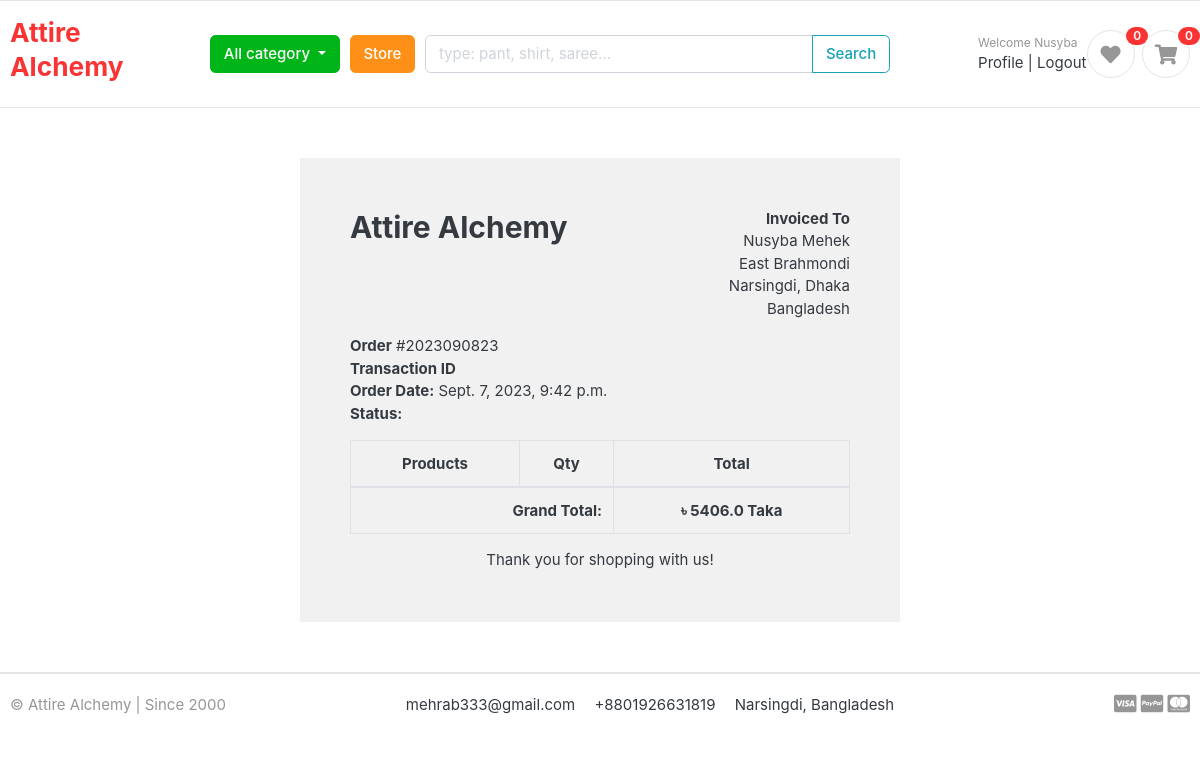
Screenshot of /account/order_detail/2023090823/ (signed in) with the database file from the repository.
### accounts/models.py (models this page shows, shortened)
class Account(AbstractBaseUser):
    first_name = models.CharField(max_length=50)
    last_name = models.CharField(max_length=50)
    username = models.CharField(max_length=50, unique=True)
    email = models.EmailField(max_length=100, unique=True)
    phone_number = models.CharField(max_length=50)
    date_joined = models.DateTimeField(auto_now_add=True)
    last_login = models.DateTimeField(auto_now=True)
    is_admin = models.BooleanField(default=False)
    is_staff = models.BooleanField(default=False)
    is_active = models.BooleanField(default=False)
    is_superadmin = models.BooleanField(default=False)
    USERNAME_FIELD = 'email'
    REQUIRED_FIELDS = ['username', 'first_name', 'last_name']
    objects = MyAccountManager()

### orders/models.py (models this page shows, shortened)
class Order(models.Model):
    STATUS = (
        ('New', 'New'),
        ('Accepted', 'Accepted'),
        ('Completed', 'Completed'),
        ('Cancelled', 'Cancelled'),
    )
    user = models.ForeignKey(Account, on_delete=models.SET_NULL, null=True)
    payment = models.ForeignKey(Payment, on_delete=models.SET_NULL, blank=True, null=True)
    order_number = models.CharField(max_length=20)
    first_name = models.CharField(max_length=50)
    last_name = models.CharField(max_length=50)
    phone = models.CharField(max_length=15)
    email = models.EmailField(max_length=50)
    address_line_1 = models.CharField(max_length=50)
    address_line_2 = models.CharField(max_length=50, blank=True)
    country = models.CharField(max_length=50)
    state = models.CharField(max_length=50)
    city = models.CharField(max_length=50)
    order_note = models.CharField(max_length=100, blank=True)
    order_total = models.FloatField()
    tax = models.FloatField()
    status = models.CharField(max_length=10, choices=STATUS, default='New')
    ip = models.CharField(blank=True, max_length=20)
    is_ordered = models.BooleanField(default=False)
    created_at = models.DateTimeField(auto_now_add=True)
    updated_at = models.DateTimeField(auto_now=True)
    def full_name(self):
        return f'{self.first_name} {self.last_name}'
    def full_address(self):
        return f'{self.address_line_1} {self.address_line_2}'

### accounts/views.py (the view)
@login_required(login_url='login')
def order_detail(request, order_id):
    order_detail = OrderProduct.objects.filter(order__order_number=order_id)
    order = Order.objects.get(order_number=order_id)
    subtotal = 0
    for i in order_detail:
        subtotal += i.product_price * i.quantity
    context = {
        'order_detail': order_detail,
        'order': order,
        'subtotal': subtotal,
    }
    return render(request, 'accounts/order_detail.html', context)

### cart/context_processors.py (called while the page is built)
def counter(request):
    cart_count = 0
    if 'admin' in request.path:
        return {}
    else:
        try:
            cart = Cart.objects.filter(cart_id=_cart_id(request))
            if request.user.is_authenticated:
                cart_items = CartItem.objects.all().filter(user=request.user)
            else:
                cart_items = CartItem.objects.all().filter(cart=cart[:1])
            for cart_item in cart_items:
                cart_count += cart_item.quantity
        except Cart.DoesNotExist:
            cart_count = 0
    return dict(cart_count=cart_count)

### cart/views.py (called while the page is built)
def _cart_id(request):
    cart = request.session.session_key
    if not cart:
        cart = request.session.create()
    return cart

### category/context_processors.py (called while the page is built)
def menu_links(request):
    links = Category.objects.all()
    return dict(links=links)

### category/models.py (called while the page is built)
    def get_url(self):
        return reverse('products_by_category', args=[self.slug])

### wishlist/context_processors.py (called while the page is built)
def wishlist_counter(request):
    wishlist_count = 0
    if 'admin' in request.path:
        return {}
    else:
        wishlist_id = request.session.get('wishlist_id')
        if isinstance(wishlist_id, int):  # Check if wishlist_id is an integer
            try:
                wishlist_items = WishlistItem.objects.filter(wishlist_id=wishlist_id)
                for wishlist_item in wishlist_items:
                    wishlist_count += 1
            except WishlistItem.DoesNotExist:
                wishlist_count = 0
        else:
            wishlist_count = 0
    return dict(wishlist_count=wishlist_count)

### accounts/templates/accounts/order_detail.html (shortened to what this page needs)
{% extends 'base.html' %}
{% load static %}
{% block content %}
<div class="container" style="margin: 0 auto;width: 50%;padding: 50px;background: #f1f1f1;margin-top: 50px;margin-bottom: 50px;">
    <div class="row invoice row-printable">
        <div class="col-md-12">
            <div class="panel panel-default plain" id="dash_0">
                <div class="panel-body p30">
                    <div class="row">
                        <div class="col-lg-6">
                            <div class="invoice-logo"><h2>Attire Alchemy</h2></div>
                        </div>
                        <div class="col-lg-6">
                            <div class="invoice-from">
                                <ul class="list-unstyled text-right">
                                    <li><strong>Invoiced To</strong></li>
                                    <li>{{order.full_name}}</li>
                                    <li>{{order.full_address}}</li>
                                    <li>{{order.city}}, {{order.state}}</li>
                                    <li>{{order.country}}</li>
                                </ul>
                            </div>
                        </div>
                        <div class="col-lg-12">
                            <div class="invoice-details mt25">
                                <div class="well">
                                    <ul class="list-unstyled mb0">
                                        <li><strong>Order</strong> #{{order.order_number}}</li>
                                        <li><strong>Transaction ID</strong> {{order.payment.payment_id}}</li>
                                        <li><strong>Order Date:</strong> {{order.created_at}}</li>
                                        <li><strong>Status:</strong> {{order.payment.status}}</li>
                                    </ul>
                                </div>
                            </div>
                            <div class="invoice-items">
                                <div class="table-responsive" style="overflow: hidden; outline: none;" tabindex="0">
                                    <table class="table table-bordered">
                                        <thead>
                                            <tr>
                                                <th class="per70 text-center">Products</th>
                                                <th class="per5 text-center">Qty</th>
                                                <th class="per25 text-center">Total</th>
                                            </tr>
                                        </thead>
                                        <tfoot>
                                            <tr>
                                                <th colspan="2" class="text-right">Grand Total:</th>
                                                <th class="text-center">৳ {{order.order_total}} Taka</th>
                                            </tr>
                                        </tfoot>
                                    </table>
                                </div>
                            </div>
                            <div class="invoice-footer mt25">
                                <p class="text-center">Thank you for shopping with us!</p>
                            </div>
                        </div>
                    </div>
                </div>
            </div>
        </div>
    </div>
    </div>
{% endblock %}

### templates/base.html (shortened to what this page needs)
<!DOCTYPE html>
{% load static %}
<html lang="en">
  <head>
    <link
      href="{% static 'css/bootstrap.css' %}"
      rel="stylesheet"
      type="text/css"
    />
    <link
      href="{% static 'fonts/fontawesome/css/all.min.css' %}"
      type="text/css"
      rel="stylesheet"
    />
    <link href="{% static 'css/ui.css' %}" rel="stylesheet" type="text/css" />
    <link
      href="{% static 'css/responsive.css'%}"
      rel="stylesheet"
      media="only screen and (max-width: 1200px)"
    />
  </head>
  <body>
    <header class="section-header">
      <section class="header-main border-bottom">
        <div class="container">
          <div class="row align-items-center">
            <div class="col-lg-2 col-md-3 col-6">
              <a href="{% url 'home' %}" class="brand-wrap">
                <h3 class="text-danger">Attire Alchemy</h3>
              </a>
            </div>
            <div class="col-lg col-sm col-md col-6 flex-grow-0">
              <div class="category-wrap dropdown d-inline-block float-right">
                <button
                  type="button"
                  class="btn btn-success dropdown-toggle"
                  data-toggle="dropdown"
                >
                   All category
                </button>
              </div>
            </div>
            <a href="{% url 'store' %}" class="btn btn-warning"
              >Store</a
            >
            <div class="col-lg col-md-6 col-sm-12 col">
              <form action="{% url 'search' %}" method="get" class="search">
                <div class="input-group w-100">
                  <input
                    type="text"
                    class="form-control"
                    style="width: 60%"
                    placeholder="type: pant, shirt, saree..."
                    name="keyword"
                  />
                  <div class="input-group-append">
                    <button class="btn btn-outline-info" type="submit">Search</button>
                  </div>
                </div>
              </form>
            </div>
            <div class="col-lg-3 col-sm-6 col-8 order-2 order-lg-3">
              <div
                class="d-flex justify-content-end align-items-center mb-3 mb-lg-0"
              >
              <div class="widget-header">
                {% if request.user.is_authenticated %}
                <small class="title text-muted">Welcome {{ request.user.first_name }}</small>
                <div>
                    <a href="{% url 'dashboard' %}">Profile</a>
                    <span class="dark-transp"> | </span>
                    <a href="{% url 'logout' %}">Logout</a>
                </div>
                {% endif %}
            </div>
                <a href="{% url 'wishlist' %}" class="widget-header pr-1">
                  <div class="icon icon-sm rounded-circle border">
                    <i class="fa fa-heart"></i>
                  </div>
                  <span class="badge badge-pill badge-danger notify"
                    >{{wishlist_count}}</span
                  >
                </a>
                <a href="{% url 'cart' %}" class="widget-header pl-1">
                  <div class="icon icon-sm rounded-circle border">
                    <i class="fa fa-shopping-cart"></i>
                  </div>
                  <span class="badge badge-pill badge-danger notify"
                    >{{cart_count}}</span
                  >
                </a>
              </div>
            </div>
          </div>
        </div>
      </section>
    </header>
    {% block content %} {% endblock %}
    <footer class="section-footer border-top">
      <div class="container">
        <section class="footer-bottom border-top row">
          <div class="col-md-3">
            <p class="text-muted">&copy Attire Alchemy | Since 2000</p>
          </div>
          <div class="col-md-7 text-md-center">
            <span class="px-2">mehrab333@gmail.com</span>
            <span class="px-2">+8801926631819</span>
            <span class="px-2">Narsingdi, Bangladesh</span>
          </div>
          <div class="col-md-2 text-md-right text-muted">
            <i class="fab fa-lg fa-cc-visa"></i>
            <i class="fab fa-lg fa-cc-paypal"></i>
            <i class="fab fa-lg fa-cc-mastercard"></i>
          </div>
        </section>
      </div>
    </footer>
  </body>
</html>

### static/css/ui.css (style rules this page uses)
html { font-family: "Inter", sans-serif; font-size: 15px; }
.icon-xs, .icon-sm, .icon-md, .icon-lg { display: inline-block; text-align: center; flex-shrink: 0; flex-grow: 0; }
.icon-sm { width: 48px; height: 48px; line-height: 48px !important; font-size: 20px; }
p:last-child { margin-bottom: 0; }
.header-main { position: relative; padding-top: 1rem; padding-bottom: 1rem; }
.widget-header { display: inline-block; vertical-align: middle; position: relative; }
.widget-header a { color: #343a40; }
.widget-header i { color: #969696; }
.widget-header .title { display: block; }
.widget-header .notify { position: absolute; top: -3px; right: -10px; }
.footer-bottom { padding-top: 20px; padding-bottom: 20px; }
[class*=list-] li:after { visibility: hidden; display: block; content: ""; overflow: hidden; height: 0; clear: both; }
.notify { position: absolute; top: -4px; right: -10px; display: inline-block; padding: 0.25em 0.6em; font-size: 12px; line-height: 1; text-align: center; border-radius: 3rem; color: #fff; background-color: #fa3434; }

### rows the page displays
Account: user.first_name "Nusyba"
Order: full_name "Nusyba Mehek", full_address "East Brahmondi", city "Narsingdi", state "Dhaka", country "Bangladesh", order_number "2023090823", created_at "Sept. 7, 2023, 9:42 p.m.", order_total "5406.0"

### other values shown
{{ wishlist_count }} "0"
{{ cart_count }} "0"
